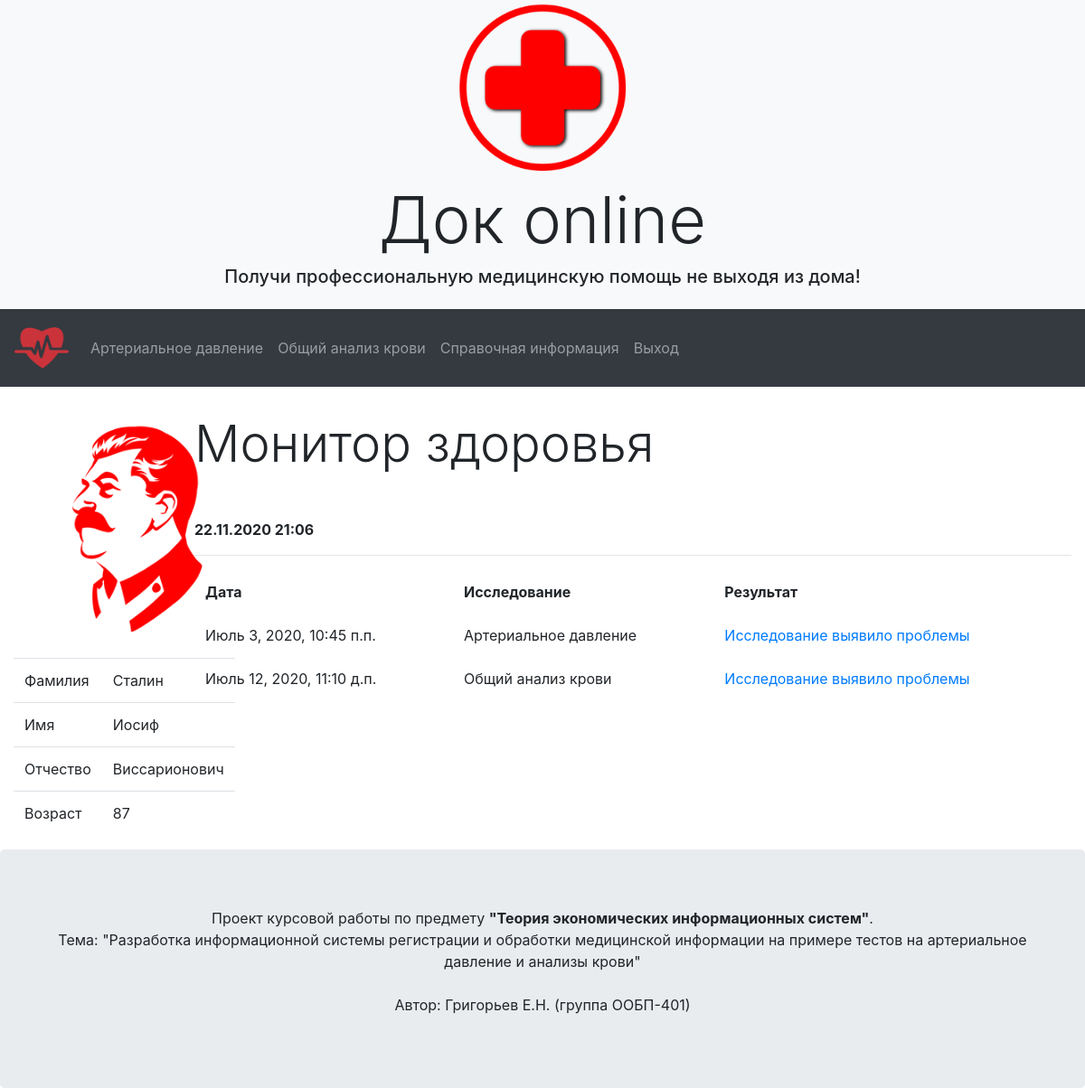
Screenshot of / (signed in) with the database file from the repository.
### account/models.py (models this page shows, shortened)
class Person(models.Model):
    SEX_LIST = (
        ('Мужчина', 'Мужчина'),
        ('Женщина', 'Женщина'),
    )
    name = models.CharField(max_length=50, verbose_name="Имя")
    patronymic = models.CharField(max_length=50, verbose_name="Отчество")
    surname = models.CharField(max_length=50, verbose_name="Фамилия")
    number = models.CharField(max_length=12, verbose_name="Номер телефона")
    sex = models.CharField(max_length=7, choices=SEX_LIST, verbose_name="Пол")
    dob = models.DateField(verbose_name="Дата рождения")
    photo = models.ImageField(upload_to='users/%Y/%m/%d', blank=True)
    user = models.OneToOneField(settings.AUTH_USER_MODEL, on_delete=models.CASCADE)
    class Meta:
        verbose_name = 'Профиль'
        verbose_name_plural = 'Профили'

### monitor/models.py (models this page shows, shortened)
class Arterial(models.Model):
    name = models.CharField(max_length=10, verbose_name="Имя", default="Владимир")
    sex = models.CharField(max_length=7, verbose_name="Пол", default="Мужчина")
    age = models.CharField(max_length=3, verbose_name="Возраст", default="45")
    bottom_pressure = models.IntegerField(verbose_name="Нижнее давление", default="80")
    top_pressure = models.IntegerField(verbose_name="Верхнее давление", default="120")
    fast_check = models.CharField(max_length=100, default='')
    date = models.DateTimeField(auto_now=True)
    problem = models.BooleanField(verbose_name="Проблема?", default=False)
    person = models.ForeignKey(User, on_delete=models.CASCADE, verbose_name='Профиль', default=1)
    class Meta:
        verbose_name = 'Артериальное давление'
        verbose_name_plural = 'Артериальное давление'

class Blood(models.Model):
    person = models.ForeignKey(User, on_delete=models.CASCADE, verbose_name='Профиль', default=1)
    problem = models.BooleanField(verbose_name="Проблема?", default=False)
    fast_check = models.CharField(max_length=1000, default='Общий анализ крови проблем не выявил')
    date = models.DateTimeField(auto_now=True)
    RBC = models.DecimalField(verbose_name="Эритроциты (× 10х12/л)", default="4.1", max_digits=5, decimal_places=2)
    problem_RBC = models.BooleanField(default=False)
    MCV = models.DecimalField(verbose_name="Средний объем эритроцитов (фл или мкм3)",
                              default="81.0", max_digits=5, decimal_places=2)
    problem_MCV = models.BooleanField(default=False)
    MCH = models.DecimalField(verbose_name="Средний уровень HGB в эритроците (пг)",
                              default="26.0", max_digits=5, decimal_places=2)
    problem_MCH = models.BooleanField(default=False)
    MCHC = models.DecimalField(verbose_name="Средняя концентрация эритроцитов в гемоглобине (%)",
                               default="31.0", max_digits=5, decimal_places=2)
    problem_MCHC = models.BooleanField(default=False)
    RFV = models.DecimalField(verbose_name="Анизоцитоз эритроцитов (%)",
                              default="11.4", max_digits=5, decimal_places=2)
    problem_RFV = models.BooleanField(default=False)
    HGB = models.DecimalField(verbose_name="Гемоглобин (г/л)", default="128.0", max_digits=5, decimal_places=2)
    problem_HGB = models.BooleanField(default=False)
    HCT = models.DecimalField(verbose_name="Гематокрит (в % соотношении)",
                              default="40.0", max_digits=5, decimal_places=2)
    problem_HCT = models.BooleanField(default=False)
    CP = models.DecimalField(verbose_name="Цветной показатель", default="0.9", max_digits=5, decimal_places=2)
    problem_CP = models.BooleanField(default=False)
    PLT = models.DecimalField(verbose_name="Тромбоциты (× 10х9/л)", default="178.0", max_digits=5, decimal_places=2)
    problem_PLT = models.BooleanField(default=False)
    ESR = models.DecimalField(verbose_name="СОЭ (мм/ч)", default="2.0", max_digits=5, decimal_places=2)
    problem_ESR = models.BooleanField(default=False)
    MPV = models.DecimalField(verbose_name="Средний объем тромбоцитов (фл или мкм3)",
                              default="8.0", max_digits=5, decimal_places=2)
    problem_MPV = models.BooleanField(default=False)
    WBC = models.DecimalField(verbose_name="Лейкоциты (× 10х9/л)", default="4.0", max_digits=5, decimal_places=2)
    problem_WBC = models.BooleanField(default=False)
    class Meta:
        verbose_name = 'Общий анализ крови'
        verbose_name_plural = 'Общий анализ крови'

### monitor/views.py (the view)
# urls.py: path('', index, name='index'),
@login_required
def index(request):
    person = Person.objects.get(user=request.user)
    today = date.today()
    age = today.year - person.dob.year
    pressure = Arterial.objects.filter(person=request.user).last
    blood = Blood.objects.filter(person=request.user).last
    context = {
        'person': person,
        'age': age,
        'pressure': pressure,
        'blood': blood
    }
    return render(request, 'monitor/index.html', context)

### monitor/templates/monitor/index.html (shortened to what this page needs)
{% extends './account.html' %}
{% load bootstrap4 %}
{% block content %}
    <div class="display-4 pb-5">Монитор здоровья</div>
    <div class="row">
        <div class="col-sm-12">
            <p class="font-weight-bold"> {% now "d.m.Y H:i" %} </p>
            <hr>
            <table class="table table-borderless">
                <thead>
                  <tr>
                    <th>Дата</th>
                    <th>Исследование</th>
                    <th>Результат</th>
                  </tr>
                <tr>
                    <td>{{pressure.date}}</td>
                    <td>Артериальное давление</td>
                    <td>{% if pressure.problem%}
                            <a href="{% url 'monitor:bp' %}">Исследование выявило проблемы</a>
                        {% else %}
                            Показатели в пределах нормы
                        {% endif %}
                    </td>
                </tr>
                <tr>
                    <td>{{blood.date}}</td>
                    <td>Общий анализ крови</td>
                    <td>{% if blood.problem%}
                        <a href="{% url 'monitor:blood' %}">Исследование выявило проблемы</a>
                        {% else %}
                            Показатели в пределах нормы
                        {% endif %}
                    </td>
                </tr>
                </thead>
            </table>
        </div>
    </div>
{% endblock %}

### monitor/templates/monitor/account.html (shortened to what this page needs)
{% extends './base.html' %}
{% load bootstrap4 %}
{% block account %}
<div class="col-sm-2">
    <div class="text-center"> <img src="{{person.photo.url}}" alt="Аватарка" width="270" height="270"></div>
    <table class="table">
    <tbody>
      <tr>
        <td>Фамилия</td>
        <td>{{person.surname}}</td>
      </tr>
      <tr>
        <td>Имя</td>
        <td>{{person.name}}</td>
      </tr>
      <tr>
        <td>Отчество</td>
        <td>{{person.patronymic}}</td>
      </tr>
      <tr>
        <td>Возраст</td>
        <td>{{age}}</td>
      </tr>
    </tbody>
  </table>
</div>
<div class="col-sm-10">
    {% block content %} {% endblock %}
</div>
{% endblock %}

### rows the page displays
Person: photo (picture), surname "Сталин", name "Иосиф", patronymic "Виссарионович"
Arterial: date "Июль 3, 2020, 10:45 п.п."
Blood: date "Июль 12, 2020, 11:10 д.п."
